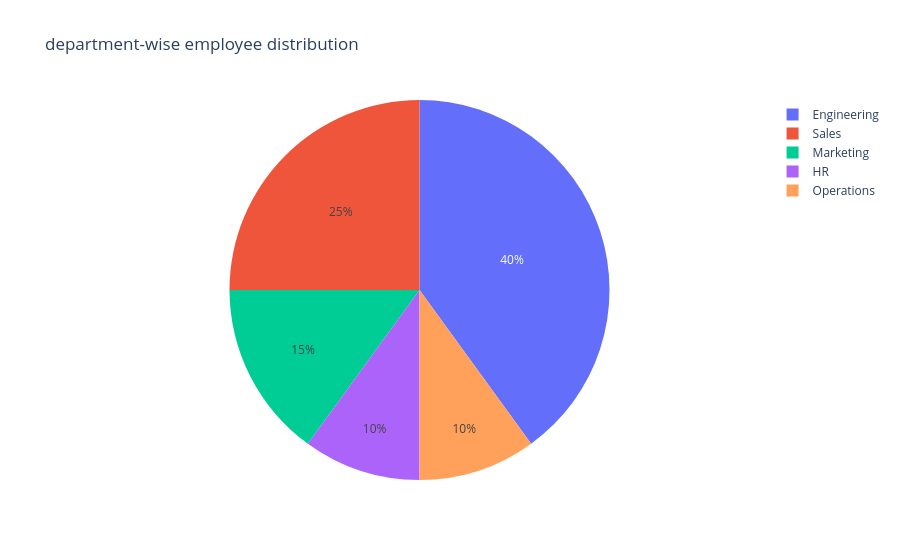

The notebook cell saved with this chart:
### Code cell
department=["Engineering " , "Sales" ,"Marketing" , "HR" , "Operations"]
Employees=[40,25,15,10,10]
fig=go.Figure()
fig.add_trace(go.Pie(
    labels=department,
    values=Employees
))
fig.update_layout(
    title=" department-wise employee distribution"
)
fig.show()

### Figure 1 — Plotly figure (JSON) as saved in the notebook; plotly's stock layout.template omitted (floating-point values rounded to 4 significant figures)
{"data": [{"labels": ["Engineering ", "Sales", "Marketing", "HR", "Operations"], "type": "pie", "values": [40, 25, 15, 10, 10]}], "layout": {"title": {"text": " department-wise employee distribution"}}}
